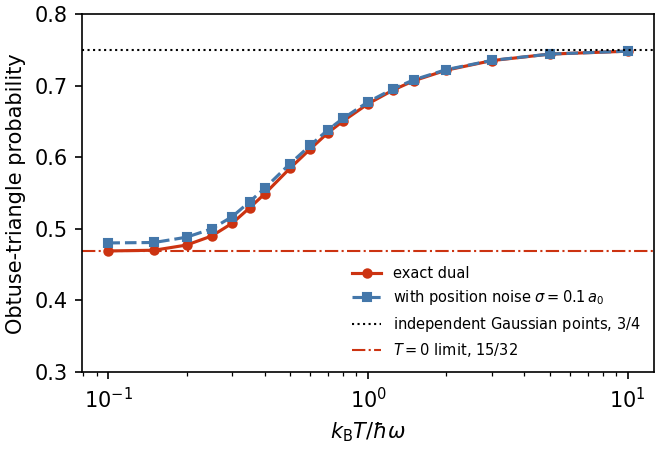

The script that saved this image:
"""N=3 fermions in a 2D isotropic harmonic trap: probability that the three particles form an
obtuse triangle (= probability that one canonical pair force is attractive) versus temperature
(Supplementary Note 10 of the revised manuscript).

The exact weight exp(-beta_phi V_total) is sampled by importance sampling from the Gaussian trap
factor with weight det K.  Units hbar = m = omega = 1, lengths in a0.
Outputs (this directory): n3_obtuse.json, n3_obtuse.png
"""
import json
from pathlib import Path
import numpy as np
import matplotlib
matplotlib.use("Agg")
import matplotlib.pyplot as plt

HERE = Path(__file__).resolve().parent
rng = np.random.default_rng(2026)
NS, CHUNK = 8_000_000, 1_000_000


def params(T):
    phi = 1.0 / T
    return np.sinh(phi), 1.0 / np.cosh(phi / 2.0)


def sample(T, n):
    """points (n,3,2) drawn from the Gaussian trap factor, and weights det K (A^2 at T=0, 1 at T=inf)."""
    if T == 0.0:
        X = rng.normal(scale=np.sqrt(0.5), size=(n, 3, 2))      # |Psi0|^2 ~ A^2 exp(-sum r^2)
        A = 0.5 * np.abs((X[:, 1, 0] - X[:, 0, 0]) * (X[:, 2, 1] - X[:, 0, 1]) - (X[:, 1, 1] - X[:, 0, 1]) * (X[:, 2, 0] - X[:, 0, 0]))
        return X, A ** 2
    if np.isinf(T):
        return rng.normal(scale=1.0, size=(n, 3, 2)), np.ones(n)
    bphi, wphi = params(T)
    X = rng.normal(scale=np.sqrt(1.0 / (bphi * wphi ** 2)), size=(n, 3, 2))
    d12 = ((X[:, 0] - X[:, 1]) ** 2).sum(1); d13 = ((X[:, 0] - X[:, 2]) ** 2).sum(1); d23 = ((X[:, 1] - X[:, 2]) ** 2).sum(1)
    k12, k13, k23 = np.exp(-d12 / (2 * bphi)), np.exp(-d13 / (2 * bphi)), np.exp(-d23 / (2 * bphi))
    return X, 1 + 2 * k12 * k13 * k23 - k12 ** 2 - k13 ** 2 - k23 ** 2


def obtuse_flags(X):
    d12 = ((X[:, 0] - X[:, 1]) ** 2).sum(1); d13 = ((X[:, 0] - X[:, 2]) ** 2).sum(1); d23 = ((X[:, 1] - X[:, 2]) ** 2).sum(1)
    at3 = d12 > d13 + d23          # obtuse angle at particle 3  <=> pair (1,2) attractive
    return (d23 > d12 + d13) | (d13 > d12 + d23) | at3, at3


temps = [0.0, 0.1, 0.15, 0.2, 0.25, 0.3, 0.35, 0.4, 0.5, 0.6, 0.7, 0.8, 1.0, 1.25, 1.5, 2.0, 3.0, 5.0, 10.0, np.inf]
noise_levels = [0.0, 0.05, 0.1, 0.2]
rows = []
for T in temps:
    num = {s: 0.0 for s in noise_levels}; cross = {s: 0.0 for s in noise_levels}
    den = den2 = num3 = 0.0; n_tot = 0
    for _ in range(NS // CHUNK):
        X, w = sample(T, CHUNK)
        for s in noise_levels:
            ob, _ = obtuse_flags(X + rng.normal(scale=s, size=X.shape) if s > 0 else X)
            num[s] += (w * ob).sum(); cross[s] += (w * w * ob).sum()
        num3 += (w * obtuse_flags(X)[1]).sum()
        den += w.sum(); den2 += (w * w).sum(); n_tot += CHUNK
    row = dict(T=("0" if T == 0 else ("inf" if np.isinf(T) else T)))
    for s in noise_levels:
        p = num[s] / den
        var = (cross[s] * (1 - 2 * p) + p * p * den2) / n_tot        # E[w^2 (ob - p)^2]
        key = "P_obtuse" if s == 0 else f"P_obtuse_noise{s:g}"
        row[key] = float(p); row[key + "_se"] = float(np.sqrt(var / n_tot) / (den / n_tot))
    row["P_pair12_attractive"] = float(num3 / den); row["ess"] = float(den ** 2 / den2)
    rows.append(row)
    print(f"T={row['T']!s:5} P_obtuse={row['P_obtuse']:.5f} +- {row['P_obtuse_se']:.5f}  noise0.1 -> {row['P_obtuse_noise0.1']:.5f}  ESS={row['ess']:.3g}", flush=True)
json.dump(rows, open(HERE / "n3_obtuse.json", "w"), indent=1)

plt.rcParams.update({"font.size": 10, "pdf.fonttype": 42})
fig, ax = plt.subplots(figsize=(4.4, 3.0), layout="constrained")
fin = [r for r in rows if r["T"] not in ("0", "inf")]
ax.plot([r["T"] for r in fin], [r["P_obtuse"] for r in fin], "o-", color="#CC3311", ms=4, label="exact dual")
ax.plot([r["T"] for r in fin], [r["P_obtuse_noise0.1"] for r in fin], "s--", color="#4477AA", ms=3.5, label=r"with position noise $\sigma=0.1\,a_0$")
ax.axhline(3/4, color="black", ls=":", lw=1, label=r"independent Gaussian points, $3/4$")
ax.axhline(15/32, color="#CC3311", ls="-.", lw=1, label=r"$T=0$ limit, $15/32$")
ax.set(xscale="log", xlabel=r"$k_{\rm B}T/\hbar\omega$", ylabel="Obtuse-triangle probability",
       ylim=(0.3, 0.8))
ax.legend(fontsize=7, frameon=False, loc="lower right")
fig.savefig(HERE / "n3_obtuse.png", dpi=150); fig.savefig(HERE / "n3_obtuse.pdf")
print("done")
